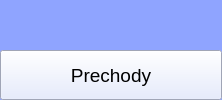
  <widget class="QDockWidget" name="dockSidebar">
   <property name="sizePolicy">
    <sizepolicy hsizetype="Fixed" vsizetype="Preferred">
     <horstretch>0</horstretch>
     <verstretch>0</verstretch>
    </sizepolicy>
   </property>
   <property name="minimumSize">
    <size>
     <width>222</width>
     <height>40</height>
    </size>
   </property>
   <property name="styleSheet">
    <string notr="true">background-color: rgb(143, 164, 255)</string>
   </property>
   <property name="features">
    <set>QDockWidget::DockWidgetFeature::NoDockWidgetFeatures</set>
   </property>
   <property name="allowedAreas">
    <set>Qt::DockWidgetArea::LeftDockWidgetArea|Qt::DockWidgetArea::RightDockWidgetArea</set>
   </property>
   <attribute name="dockWidgetArea">
    <number>1</number>
   </attribute>
   <widget class="QWidget" name="dockWidgetContents_2">
    <property name="minimumSize">
     <size>
      <width>222</width>
      <height>0</height>
     </size>
    </property>
    <property name="maximumSize">
     <size>
      <width>222</width>
      <height>16777215</height>
     </size>
    </property>
    <widget class="QWidget" name="verticalLayoutWidget">
     <property name="geometry">
      <rect>
       <x>0</x>
       <y>0</y>
       <width>224</width>
       <height>811</height>
      </rect>
     </property>
     <layout class="QVBoxLayout" name="verticalLayout_3">
      <property name="spacing">
       <number>20</number>
      </property>
      <property name="sizeConstraint">
       <enum>QLayout::SizeConstraint::SetFixedSize</enum>
      </property>
      <property name="leftMargin">
       <number>0</number>
      </property>
      <item>
       <spacer name="verticalSpacer_2">
        <property name="orientation">
         <enum>Qt::Orientation::Vertical</enum>
        </property>
        <property name="sizeHint" stdset="0">
         <size>
          <width>20</width>
          <height>50</height>
         </size>
        </property>
       </spacer>
      </item>
      <item>
       <widget class="QPushButton" name="transitionButton">
        <property name="sizePolicy">
         <sizepolicy hsizetype="Minimum" vsizetype="Fixed">
          <horstretch>0</horstretch>
          <verstretch>0</verstretch>
         </sizepolicy>
        </property>
        <property name="minimumSize">
         <size>
          <width>222</width>
          <height>50</height>
         </size>
        </property>
        <property name="maximumSize">
         <size>
          <width>222</width>
          <height>50</height>
         </size>
        </property>
        <property name="font">
         <font>
          <family>Arial</family>
          <pointsize>14</pointsize>
          <bold>false</bold>
         </font>
        </property>
        <property name="styleSheet">
         <string notr="true">background-color: rgb(224, 231, 255)</string>
        </property>
        <property name="text">
         <string>Prechody</string>
        </property>
        <property name="flat">
         <bool>false</bool>
        </property>
       </widget>
      </item>
      <item>
       <widget class="QPushButton" name="descriptionsButton">
        <property name="minimumSize">
         <size>
          <width>222</width>
          <height>50</height>
         </size>
        </property>
        <property name="maximumSize">
         <size>
          <width>222</width>
          <height>50</height>
         </size>
        </property>
        <property name="font">
         <font>
          <family>Arial</family>
          <pointsize>14</pointsize>
          <bold>false</bold>
         </font>
        </property>
        <property name="styleSheet">
         <string notr="true">background-color: rgb(224, 231, 255)</string>
        </property>
        <property name="text">
         <string>Popis +</string>
        </property>
        <property name="flat">
         <bool>false</bool>
        </property>
       </widget>
      </item>
      <item>
       <widget class="QPushButton" name="scenesButton">
        <property name="minimumSize">
         <size>
          <width>222</width>
          <height>50</height>
         </size>
        </property>
        <property name="maximumSize">
         <size>
          <width>222</width>
          <height>50</height>
         </size>
        </property>
        <property name="font">
         <font>
          <family>Arial</family>
          <pointsize>14</pointsize>
          <bold>false</bold>
         </font>
        </property>
        <property name="styleSheet">
         <string notr="true">background-color: rgb(224, 231, 255)</string>
        </property>
        <property name="text">
         <string>Scény</string>
        </property>
        <property name="flat">
         <bool>false</bool>
        </property>
       </widget>
      </item>
     </layout>
    </widget>
   </widget>
  </widget>
